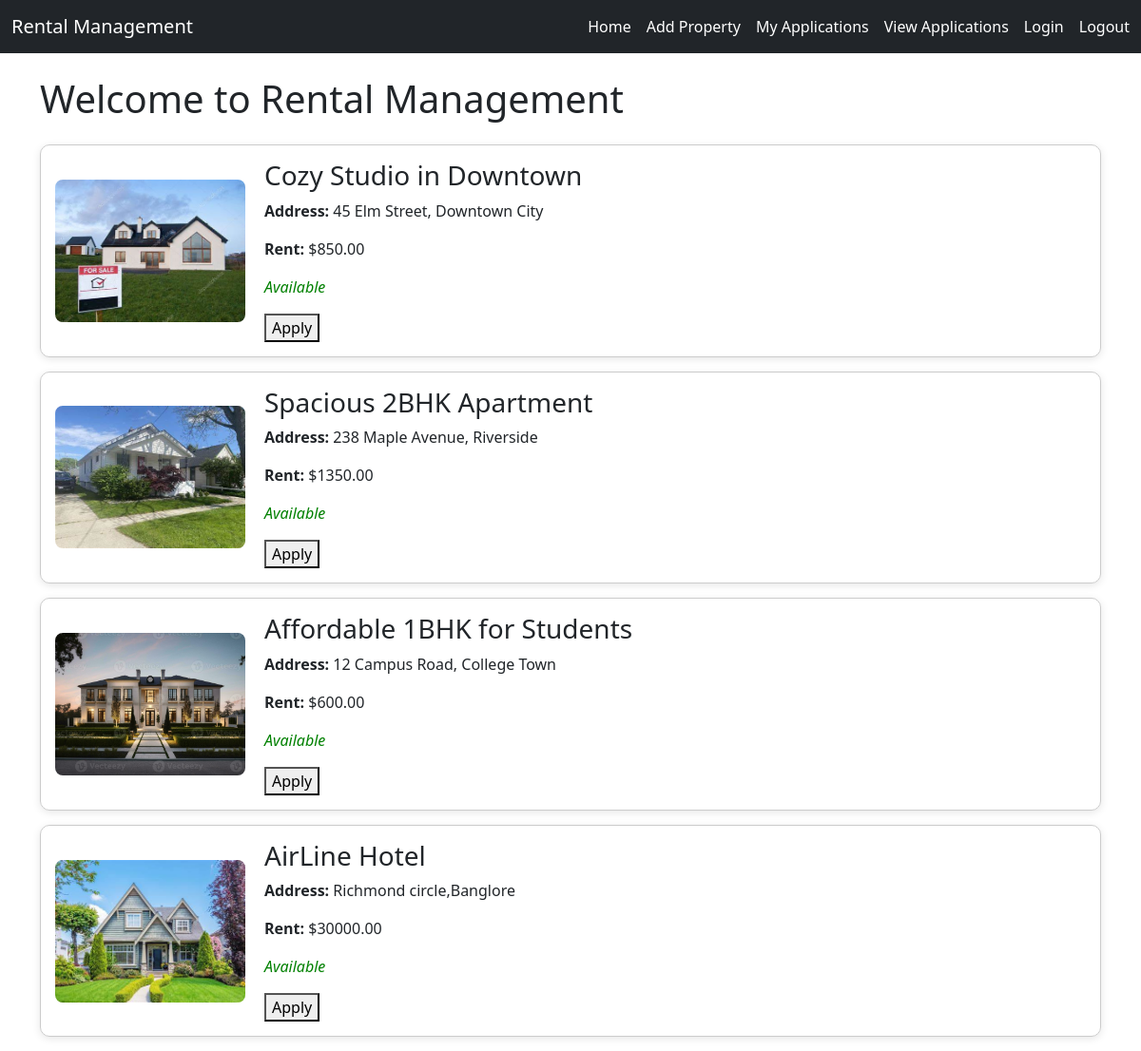
The page / on the database its author committed.
### rental/models.py (models this page shows, shortened)
class Property(models.Model):
    name = models.CharField(max_length=100)
    address = models.TextField()
    rent_amount = models.DecimalField(max_digits=10, decimal_places=2)
    is_rented = models.BooleanField(default=False)
    image = models.ImageField(upload_to='property_images/', null=True, blank=True)

### rental/views.py (the view)
# urls.py: path('',views.property_list,name='property_list'),
def property_list(request):
    properties = Property.objects.all()
    return render(request, 'rental/property_list.html', {'properties': properties})

### rental/templates/rental/property_list.html (shortened to what this page needs)
{% extends "rental/base.html" %}
{% block content %}
    {% for property in properties %}
        <div class="property-card">
            {% if property.image %}
                <img src="{{ property.image.url }}" alt="Image of {{ property.name }}">
            {% else %}
                <img src="https://via.placeholder.com/200x150?text=No+Image" alt="No Image">
            {% endif %}
            <div>
                <h3>{{ property.name }}</h3>
                <p><strong>Address:</strong> {{ property.address }}</p>
                <p><strong>Rent:</strong> ${{ property.rent_amount }}</p>
                <p>
                    {% if property.is_rented %}
                        <em style="color:red;">Rented</em>
                    {% else %}
                        <em style="color:green;">Available</em>
                    {% endif %}
                </p>
                {% if not property.is_rented %}
                    <form method="post" action="{% url 'apply_for_property' property.id %}">
                        <button type="submit">Apply</button>
                    </form>
                {% endif %}
            </div>
        </div>
    {% empty %}
        <p>No properties found.</p>
    {% endfor %}
{% endblock %}

### rental/templates/rental/base.html (shortened to what this page needs)
<!DOCTYPE html>
<html lang="en">
<head>
    <link href="https://cdn.jsdelivr.net/npm/bootstrap@5.3.3/dist/css/bootstrap.min.css" rel="stylesheet">
</head>
<body>
    <nav class="navbar navbar-expand-lg navbar-dark bg-dark mb-4">
    <div class="container-fluid d-flex justify-content-between align-items-center">
        <a class="navbar-brand" href="/">Rental Management</a>
        <div class="d-flex gap-3">
            <a class="nav-link text-white" href="{% url 'property_list' %}">Home</a>
            <a class="nav-link text-white" href="{% url 'add_property' %}">Add Property</a>
            <a class="nav-link text-white" href="{% url 'tenant_applications' %}">My Applications</a>
            <a class="nav-link text-white" href="{% url 'application_status' %}">View Applications</a>
            <a class="nav-link text-white" href="{% url 'login' %}">Login</a>
            <a class="nav-link text-white" href="{% url 'logout' %}">Logout</a>
        </div>
    </div>
</nav>
    <div class="container">
        <h1 class="mb-4">{% block header %}Welcome to Rental Management{% endblock %}</h1>
        {% block content %}{% endblock %}
    </div>
</body>
</html>

### rental/templates/rental/property_list.html (style rules this page uses)
.property-card { border: 1px solid #ccc; border-radius: 10px; padding: 15px; margin: 15px 0; box-shadow: 0 2px 8px rgba(0,0,0,0.1); display: flex; gap: 20px; align-items: center; }
.property-card img { width: 200px; height: 150px; object-fit: cover; border-radius: 8px; }

### rows shown on the page
Property: image (picture), name "Cozy Studio in Downtown", address "45 Elm Street, Downtown City", rent_amount "850.00", is_rented "Available"
Property: image (picture), name "Spacious 2BHK Apartment", address "238 Maple Avenue, Riverside", rent_amount "1350.00", is_rented "Available"
Property: image (picture), name "Affordable 1BHK for Students", address "12 Campus Road, College Town", rent_amount "600.00", is_rented "Available"
Property: image (picture), name "AirLine Hotel", address "Richmond circle,Banglore", rent_amount "30000.00", is_rented "Available"
